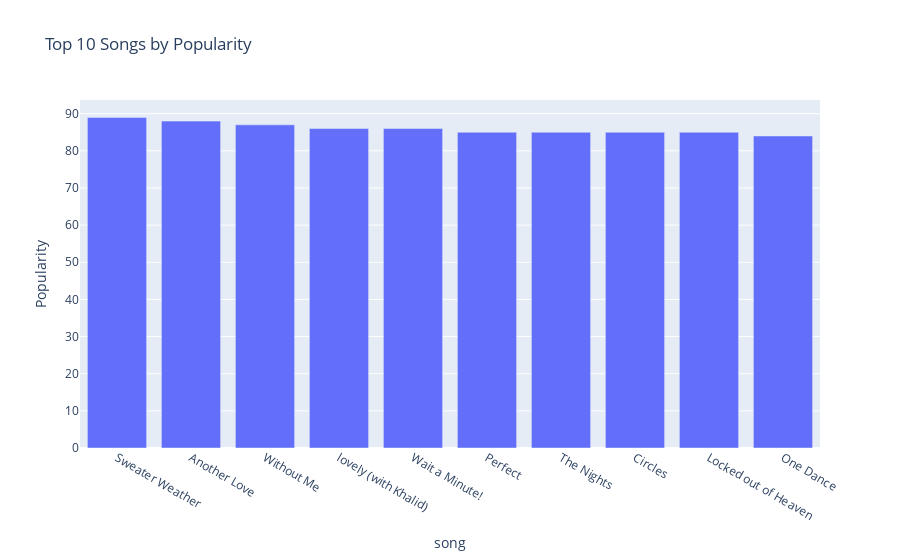

The cell this chart's notebook holds for it:
### Code cell
#top 10 songs 

top_10_df=sorted_popularity_df.head(10)

fig_top_10_bar_chart = px.bar(top_10_df, x='song', y='popularity',
                              title='Top 10 Songs by Popularity',
                              labels={'popularity': 'Popularity'})

# Show the bar chart
fig_top_10_bar_chart.show()

### Figure 1 — Plotly figure (JSON) as saved in the notebook; plotly's stock layout.template omitted (floating-point values rounded to 4 significant figures)
{"data": [{"alignmentgroup": "True", "hovertemplate": "song=%{x}<br>Popularity=%{y}<extra></extra>", "legendgroup": "", "marker": {"color": "#636efa", "pattern": {"shape": ""}}, "name": "", "offsetgroup": "", "orientation": "v", "showlegend": false, "textposition": "auto", "type": "bar", "x": ["Sweater Weather", "Another Love", "Without Me", "lovely (with Khalid)", "Wait a Minute!", "Perfect", "The Nights", "Circles", "Locked out of Heaven", "One Dance"], "xaxis": "x", "y": [89, 88, 87, 86, 86, 85, 85, 85, 85, 84], "yaxis": "y"}], "layout": {"barmode": "relative", "legend": {"tracegroupgap": 0}, "title": {"text": "Top 10 Songs by Popularity"}, "xaxis": {"anchor": "y", "domain": [0, 1], "title": {"text": "song"}}, "yaxis": {"anchor": "x", "domain": [0, 1], "title": {"text": "Popularity"}}}}
